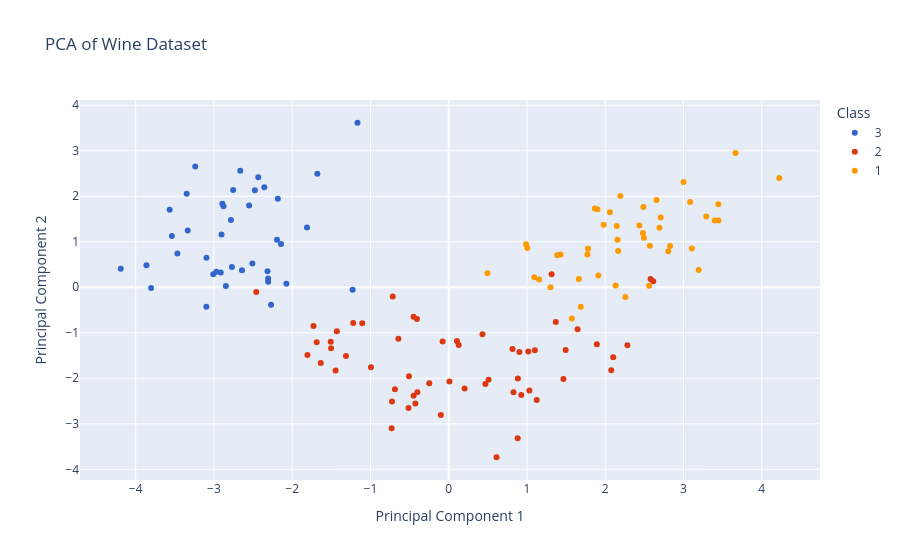

This figure's notebook cell:
### Code cell
import plotly.express as px

fig = px.scatter(x=X_train_pca[:, 0], 
                 y=X_train_pca[:, 1], 
                 color=y_train.astype(str), 
                 color_discrete_sequence=px.colors.qualitative.G10,
                 labels={'x': 'Principal Component 1', 'y': 'Principal Component 2', 'color': 'Class'},
                 title='PCA of Wine Dataset')
fig.show()

### Figure 1 — Plotly figure (JSON) as saved in the notebook; plotly's stock layout.template omitted (floating-point values rounded to 4 significant figures)
{"data": [{"hovertemplate": "Class=3<br>Principal Component 1=%{x}<br>Principal Component 2=%{y}<extra></extra>", "legendgroup": "3", "marker": {"color": "#3366CC", "symbol": "circle"}, "mode": "markers", "name": "3", "orientation": "v", "showlegend": true, "type": "scatter", "x": [-1.166, -3.863, -1.679, -2.315, -2.642, -2.755, -3.008, -4.191, -2.903, -2.143, -3.097, -3.537, -2.913, -2.848, -3.348, -2.77, -2.969, -2.434, -2.074, -2.308, -2.356, -3.096, -3.467, -3.803, -2.893, -2.194, -1.811, -2.307, -3.566, -2.27, -2.783, -2.509, -2.663, -2.477, -3.335, -2.184, -2.877, -1.228, -2.551, -3.239], "xaxis": "x", "y": [3.615, 0.4822, 2.497, 0.3505, 0.3736, 2.139, 0.2846, 0.4092, 1.158, 0.9483, -0.4279, 1.124, 0.3268, 0.02716, 2.054, 0.4453, 0.34, 2.419, 0.07685, 0.1933, 2.2, 0.6478, 0.7397, -0.0164, 1.837, 1.047, 1.312, 0.123, 1.704, -0.3814, 1.479, 0.5203, 2.559, 2.133, 1.248, 1.943, 1.782, -0.05294, 1.795, 2.656], "yaxis": "y"}, {"hovertemplate": "Class=2<br>Principal Component 1=%{x}<br>Principal Component 2=%{y}<extra></extra>", "legendgroup": "2", "marker": {"color": "#DC3912", "symbol": "circle"}, "mode": "markers", "name": "2", "orientation": "v", "showlegend": true, "type": "scatter", "x": [2.284, 0.2026, 0.8833, -0.7151, 0.927, -1.105, 0.4687, 0.5088, 1.368, 0.8277, 1.125, 2.102, 2.613, -0.7244, -0.4051, 0.1051, -0.5082, -0.449, -1.507, 1.101, 0.4309, 0.9031, -0.4009, -0.6873, 0.8153, 1.031, -1.728, 2.579, 0.009253, 0.1274, -1.22, 0.6112, -1.635, 0.8806, -1.313, 1.016, -1.429, 1.494, -1.445, -2.459, -0.4263, -0.7296, -0.6431, 2.077, -1.504, -0.9935, -1.687, -0.5134, 1.466, -0.1014, -0.4489, 1.893, 1.315, 1.647, -0.2483, -1.805, -0.07809], "xaxis": "x", "y": [-1.275, -2.226, -2.005, -0.2026, -2.369, -0.7918, -2.125, -2.032, -0.7605, -2.307, -2.474, -1.536, 0.1348, -2.508, -0.6989, -1.183, -1.958, -0.6486, -1.198, -1.382, -1.033, -1.42, -2.309, -2.239, -1.356, -2.268, -0.8517, 0.1802, -2.069, -1.271, -0.7828, -3.735, -1.666, -3.319, -1.51, -1.413, -0.9671, -1.378, -1.829, -0.1019, -2.553, -3.097, -1.134, -1.825, -1.34, -1.758, -1.205, -2.655, -2.018, -2.805, -2.384, -1.254, 0.2855, -0.921, -2.108, -1.491, -1.193], "yaxis": "y"}, {"hovertemplate": "Class=1<br>Principal Component 1=%{x}<br>Principal Component 2=%{y}<extra></extra>", "legendgroup": "1", "marker": {"color": "#FF9900", "symbol": "circle"}, "mode": "markers", "name": "1", "orientation": "v", "showlegend": true, "type": "scatter", "x": [1.573, 2.482, 2.829, 2.708, 1.78, 1.386, 2.562, 1.773, 2.435, 1.3, 1.004, 1.662, 3.446, 3.291, 2.132, 2.165, 2.57, 0.9877, 1.688, 2.487, 2.805, 1.9, 2.193, 3.0, 3.665, 2.655, 1.912, 1.43, 2.693, 2.06, 0.4945, 2.495, 3.4, 1.867, 2.157, 3.194, 3.085, 1.98, 1.094, 2.147, 1.155, 2.258, 3.445, 3.106, 4.223], "xaxis": "x", "y": [-0.6882, 1.195, 0.9085, 1.535, 0.8471, 0.7057, 0.03309, 0.719, 1.358, 9.281e-05, 0.8633, 0.1829, 1.468, 1.553, 0.03925, 0.797, 0.9122, 0.9465, -0.4272, 1.766, 0.7932, 1.716, 2.007, 2.314, 2.953, 1.919, 0.2589, 0.7221, 1.31, 1.647, 0.3055, 1.088, 1.467, 1.734, 1.046, 0.3793, 1.875, 1.373, 0.2196, 1.344, 0.1729, -0.2112, 1.824, 0.8516, 2.403], "yaxis": "y"}], "layout": {"legend": {"title": {"text": "Class"}, "tracegroupgap": 0}, "title": {"text": "PCA of Wine Dataset"}, "xaxis": {"anchor": "y", "domain": [0, 1], "title": {"text": "Principal Component 1"}}, "yaxis": {"anchor": "x", "domain": [0, 1], "title": {"text": "Principal Component 2"}}}}
